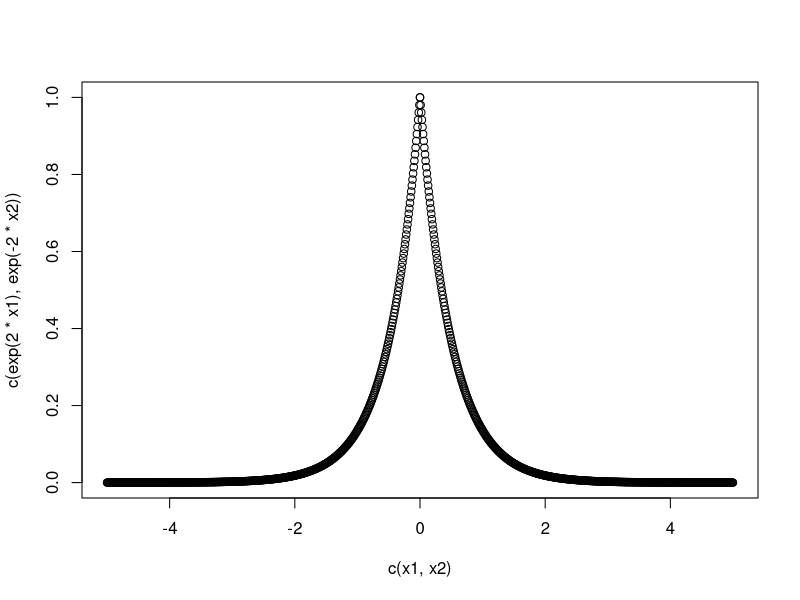
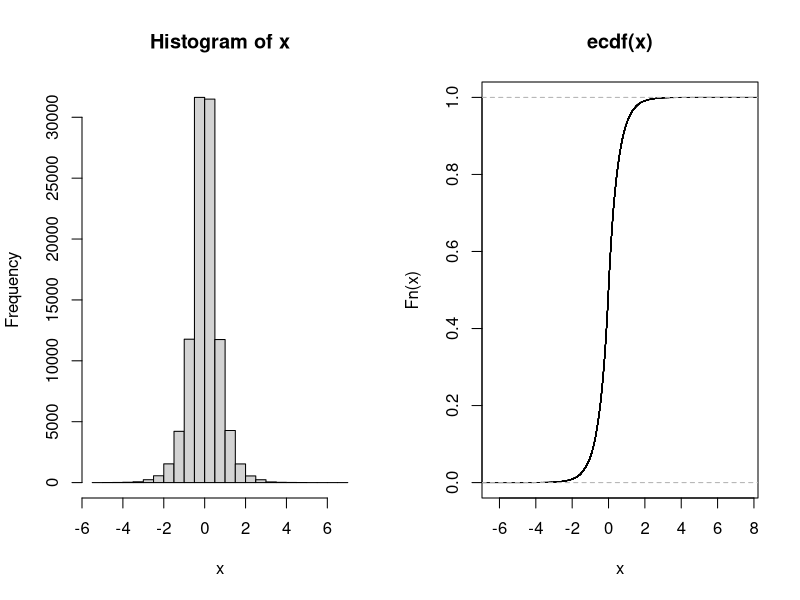
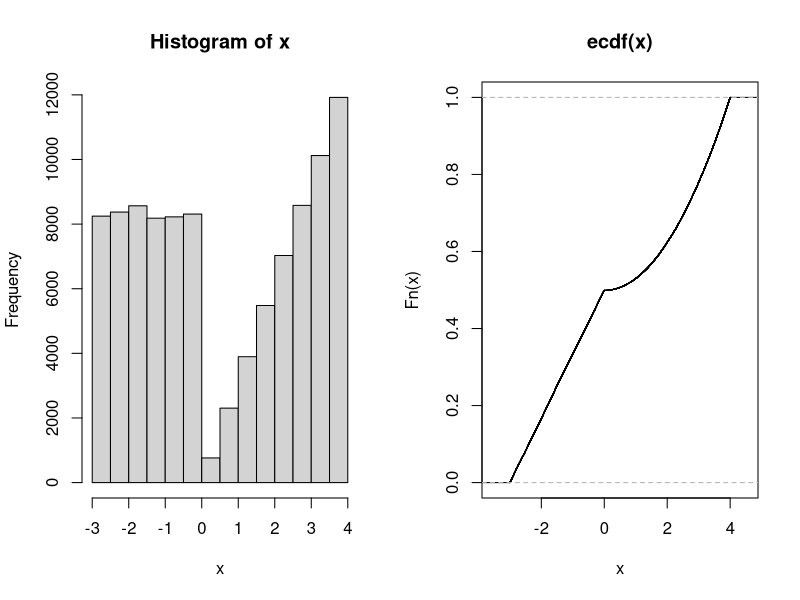

Write the R code that produced these figures, in order.
## ---- chunk 1
setwd("~/Google Drive/CUNY/git/DATA604/Week6")
## ---- chunk 2
x1 = seq(-5, 0, 0.01)
x2 = seq(0, 5, 0.01)
plot(c(exp(2*x1), exp(-2*x2)) ~ c(x1, x2))

R = runif(100000, -0.5, 0.5)
x = ifelse(R < 0, -log(-2*R)/2, log(2*R)/2)
par(mfrow = c(1, 2))
hist(x)
plot(ecdf(x))
## ---- chunk 3
R = runif(100000, 0, 1)
x = ifelse(R <= 0.5, 6*R - 3, 4*sqrt(2*R -1))
par(mfrow = c(1, 2))
hist(x)
plot(ecdf(x))
